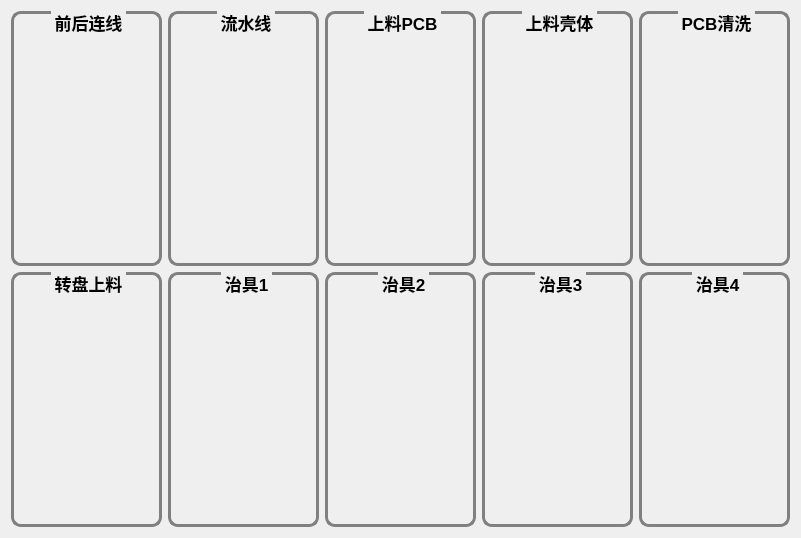
<?xml version="1.0" encoding="UTF-8"?>
<ui version="4.0">
 <class>WidgetLogAll</class>
 <widget class="QWidget" name="WidgetLogAll">
  <property name="geometry">
   <rect>
    <x>0</x>
    <y>0</y>
    <width>801</width>
    <height>538</height>
   </rect>
  </property>
  <property name="windowTitle">
   <string>Form</string>
  </property>
  <property name="styleSheet">
   <string notr="true">QGroupBox
{
	border: 3px solid gray;
	border-radius:10px;
	margin-top:5ex;
	font-family:楷体;
	font:bold 17px;
 
} 
QGroupBox::title
{
	subcontrol-origin:margin;
	subcontrol-position:top center;
	padding:1px;
}
QGroupBox::enabled{
	border: 3px solid gray;
}
QGroupBox::!enabled{
	border: 1px solid gray;
}

</string>
  </property>
  <layout class="QGridLayout" name="gridLayout">
   <item row="0" column="3">
    <widget class="QGroupBox" name="groupBox_8">
     <property name="minimumSize">
      <size>
       <width>0</width>
       <height>0</height>
      </size>
     </property>
     <property name="maximumSize">
      <size>
       <width>16777215</width>
       <height>16777215</height>
      </size>
     </property>
     <property name="styleSheet">
      <string notr="true">QGroupBox#groupBox_5
{
	border: 3px solid gray;
	border-radius:10px;
	margin-top:5ex;
	font-family:楷体;
	font:bold 17px;
 
} 
QGroupBox::title#groupBox_5
{
	subcontrol-origin:margin;
	subcontrol-position:top center;
	padding:1px;
}
QGroupBox::enabled#groupBox_5{
	border: 3px solid gray;
}
QGroupBox::!enabled #groupBox_5{
	border: 1px solid gray;
}

</string>
     </property>
     <property name="title">
      <string>上料壳体</string>
     </property>
     <layout class="QGridLayout" name="gridLayout_18" rowstretch="0,0">
      <property name="leftMargin">
       <number>0</number>
      </property>
      <property name="topMargin">
       <number>0</number>
      </property>
      <property name="rightMargin">
       <number>0</number>
      </property>
      <property name="bottomMargin">
       <number>0</number>
      </property>
      <property name="spacing">
       <number>0</number>
      </property>
      <item row="0" column="0" rowspan="2">
       <widget class="WidgetLog" name="widget_FeedHolder" native="true"/>
      </item>
     </layout>
    </widget>
   </item>
   <item row="0" column="4">
    <widget class="QGroupBox" name="groupBox_9">
     <property name="minimumSize">
      <size>
       <width>0</width>
       <height>0</height>
      </size>
     </property>
     <property name="maximumSize">
      <size>
       <width>16777215</width>
       <height>16777215</height>
      </size>
     </property>
     <property name="styleSheet">
      <string notr="true">QGroupBox#groupBox_5
{
	border: 3px solid gray;
	border-radius:10px;
	margin-top:5ex;
	font-family:楷体;
	font:bold 17px;
 
} 
QGroupBox::title#groupBox_5
{
	subcontrol-origin:margin;
	subcontrol-position:top center;
	padding:1px;
}
QGroupBox::enabled#groupBox_5{
	border: 3px solid gray;
}
QGroupBox::!enabled #groupBox_5{
	border: 1px solid gray;
}

</string>
     </property>
     <property name="title">
      <string>PCB清洗</string>
     </property>
     <layout class="QGridLayout" name="gridLayout_19" rowstretch="0,0">
      <property name="leftMargin">
       <number>0</number>
      </property>
      <property name="topMargin">
       <number>0</number>
      </property>
      <property name="rightMargin">
       <number>0</number>
      </property>
      <property name="bottomMargin">
       <number>0</number>
      </property>
      <property name="spacing">
       <number>0</number>
      </property>
      <item row="0" column="0" rowspan="2">
       <widget class="WidgetLog" name="widget_PCBClean" native="true"/>
      </item>
     </layout>
    </widget>
   </item>
   <item row="0" column="2">
    <widget class="QGroupBox" name="groupBox_7">
     <property name="minimumSize">
      <size>
       <width>0</width>
       <height>0</height>
      </size>
     </property>
     <property name="maximumSize">
      <size>
       <width>16777215</width>
       <height>16777215</height>
      </size>
     </property>
     <property name="styleSheet">
      <string notr="true">QGroupBox#groupBox_5
{
	border: 3px solid gray;
	border-radius:10px;
	margin-top:5ex;
	font-family:楷体;
	font:bold 17px;
 
} 
QGroupBox::title#groupBox_5
{
	subcontrol-origin:margin;
	subcontrol-position:top center;
	padding:1px;
}
QGroupBox::enabled#groupBox_5{
	border: 3px solid gray;
}
QGroupBox::!enabled #groupBox_5{
	border: 1px solid gray;
}

</string>
     </property>
     <property name="title">
      <string>上料PCB</string>
     </property>
     <layout class="QGridLayout" name="gridLayout_17" rowstretch="0,0">
      <property name="leftMargin">
       <number>0</number>
      </property>
      <property name="topMargin">
       <number>0</number>
      </property>
      <property name="rightMargin">
       <number>0</number>
      </property>
      <property name="bottomMargin">
       <number>0</number>
      </property>
      <property name="spacing">
       <number>0</number>
      </property>
      <item row="0" column="0" rowspan="2">
       <widget class="WidgetLog" name="widget_FeedPCB" native="true"/>
      </item>
     </layout>
    </widget>
   </item>
   <item row="1" column="2">
    <widget class="QGroupBox" name="groupBox_3">
     <property name="minimumSize">
      <size>
       <width>0</width>
       <height>0</height>
      </size>
     </property>
     <property name="maximumSize">
      <size>
       <width>16777215</width>
       <height>400</height>
      </size>
     </property>
     <property name="styleSheet">
      <string notr="true"/>
     </property>
     <property name="title">
      <string>治具2</string>
     </property>
     <layout class="QGridLayout" name="gridLayout_13" rowstretch="0,0">
      <property name="leftMargin">
       <number>0</number>
      </property>
      <property name="topMargin">
       <number>0</number>
      </property>
      <property name="rightMargin">
       <number>0</number>
      </property>
      <property name="bottomMargin">
       <number>0</number>
      </property>
      <property name="spacing">
       <number>0</number>
      </property>
      <item row="0" column="0" rowspan="2">
       <widget class="WidgetLog" name="widget_Fixture2" native="true"/>
      </item>
     </layout>
    </widget>
   </item>
   <item row="1" column="4">
    <widget class="QGroupBox" name="groupBox_6">
     <property name="minimumSize">
      <size>
       <width>0</width>
       <height>0</height>
      </size>
     </property>
     <property name="maximumSize">
      <size>
       <width>16777215</width>
       <height>400</height>
      </size>
     </property>
     <property name="styleSheet">
      <string notr="true"/>
     </property>
     <property name="title">
      <string>治具4</string>
     </property>
     <layout class="QGridLayout" name="gridLayout_16" rowstretch="0,0">
      <property name="leftMargin">
       <number>0</number>
      </property>
      <property name="topMargin">
       <number>0</number>
      </property>
      <property name="rightMargin">
       <number>0</number>
      </property>
      <property name="bottomMargin">
       <number>0</number>
      </property>
      <property name="spacing">
       <number>0</number>
      </property>
      <item row="0" column="0" rowspan="2">
       <widget class="WidgetLog" name="widget_Fixture4" native="true"/>
      </item>
     </layout>
    </widget>
   </item>
   <item row="1" column="1">
    <widget class="QGroupBox" name="groupBox_2">
     <property name="minimumSize">
      <size>
       <width>0</width>
       <height>0</height>
      </size>
     </property>
     <property name="maximumSize">
      <size>
       <width>16777215</width>
       <height>16777215</height>
      </size>
     </property>
     <property name="styleSheet">
      <string notr="true">QGroupBox#groupBox_5
{
	border: 3px solid gray;
	border-radius:10px;
	margin-top:5ex;
	font-family:楷体;
	font:bold 17px;
 
} 
QGroupBox::title#groupBox_5
{
	subcontrol-origin:margin;
	subcontrol-position:top center;
	padding:1px;
}
QGroupBox::enabled#groupBox_5{
	border: 3px solid gray;
}
QGroupBox::!enabled #groupBox_5{
	border: 1px solid gray;
}

</string>
     </property>
     <property name="title">
      <string>治具1</string>
     </property>
     <layout class="QGridLayout" name="gridLayout_12" rowstretch="0,0">
      <property name="leftMargin">
       <number>0</number>
      </property>
      <property name="topMargin">
       <number>0</number>
      </property>
      <property name="rightMargin">
       <number>0</number>
      </property>
      <property name="bottomMargin">
       <number>0</number>
      </property>
      <property name="spacing">
       <number>0</number>
      </property>
      <item row="0" column="0" rowspan="2">
       <widget class="WidgetLog" name="widget_Fixture1" native="true"/>
      </item>
     </layout>
    </widget>
   </item>
   <item row="0" column="1">
    <widget class="QGroupBox" name="groupBox_4">
     <property name="minimumSize">
      <size>
       <width>0</width>
       <height>0</height>
      </size>
     </property>
     <property name="maximumSize">
      <size>
       <width>16777215</width>
       <height>16777215</height>
      </size>
     </property>
     <property name="styleSheet">
      <string notr="true">QGroupBox#groupBox_5
{
	border: 3px solid gray;
	border-radius:10px;
	margin-top:5ex;
	font-family:楷体;
	font:bold 17px;
 
} 
QGroupBox::title#groupBox_5
{
	subcontrol-origin:margin;
	subcontrol-position:top center;
	padding:1px;
}
QGroupBox::enabled#groupBox_5{
	border: 3px solid gray;
}
QGroupBox::!enabled #groupBox_5{
	border: 1px solid gray;
}

</string>
     </property>
     <property name="title">
      <string>流水线</string>
     </property>
     <layout class="QGridLayout" name="gridLayout_14" rowstretch="0,0">
      <property name="leftMargin">
       <number>0</number>
      </property>
      <property name="topMargin">
       <number>0</number>
      </property>
      <property name="rightMargin">
       <number>0</number>
      </property>
      <property name="bottomMargin">
       <number>0</number>
      </property>
      <property name="spacing">
       <number>0</number>
      </property>
      <item row="0" column="0" rowspan="2">
       <widget class="WidgetLog" name="widget_PipeLine" native="true"/>
      </item>
     </layout>
    </widget>
   </item>
   <item row="1" column="3">
    <widget class="QGroupBox" name="groupBox_5">
     <property name="minimumSize">
      <size>
       <width>0</width>
       <height>0</height>
      </size>
     </property>
     <property name="maximumSize">
      <size>
       <width>16777215</width>
       <height>400</height>
      </size>
     </property>
     <property name="styleSheet">
      <string notr="true"/>
     </property>
     <property name="title">
      <string>治具3</string>
     </property>
     <layout class="QGridLayout" name="gridLayout_15" rowstretch="0,0">
      <property name="leftMargin">
       <number>0</number>
      </property>
      <property name="topMargin">
       <number>0</number>
      </property>
      <property name="rightMargin">
       <number>0</number>
      </property>
      <property name="bottomMargin">
       <number>0</number>
      </property>
      <property name="spacing">
       <number>0</number>
      </property>
      <item row="0" column="0" rowspan="2">
       <widget class="WidgetLog" name="widget_Fixture3" native="true"/>
      </item>
     </layout>
    </widget>
   </item>
   <item row="0" column="0">
    <widget class="QGroupBox" name="groupBox_10">
     <property name="minimumSize">
      <size>
       <width>0</width>
       <height>0</height>
      </size>
     </property>
     <property name="maximumSize">
      <size>
       <width>16777215</width>
       <height>16777215</height>
      </size>
     </property>
     <property name="styleSheet">
      <string notr="true">QGroupBox#groupBox_5
{
	border: 3px solid gray;
	border-radius:10px;
	margin-top:5ex;
	font-family:楷体;
	font:bold 17px;
 
} 
QGroupBox::title#groupBox_5
{
	subcontrol-origin:margin;
	subcontrol-position:top center;
	padding:1px;
}
QGroupBox::enabled#groupBox_5{
	border: 3px solid gray;
}
QGroupBox::!enabled #groupBox_5{
	border: 1px solid gray;
}

</string>
     </property>
     <property name="title">
      <string>前后连线</string>
     </property>
     <layout class="QGridLayout" name="gridLayout_20" rowstretch="0,0">
      <property name="leftMargin">
       <number>0</number>
      </property>
      <property name="topMargin">
       <number>0</number>
      </property>
      <property name="rightMargin">
       <number>0</number>
      </property>
      <property name="bottomMargin">
       <number>0</number>
      </property>
      <property name="spacing">
       <number>0</number>
      </property>
      <item row="0" column="0" rowspan="2">
       <widget class="WidgetLog" name="widget_PipeLineOnline" native="true"/>
      </item>
     </layout>
    </widget>
   </item>
   <item row="1" column="0">
    <widget class="QGroupBox" name="groupBox_11">
     <property name="minimumSize">
      <size>
       <width>0</width>
       <height>0</height>
      </size>
     </property>
     <property name="maximumSize">
      <size>
       <width>16777215</width>
       <height>16777215</height>
      </size>
     </property>
     <property name="styleSheet">
      <string notr="true">QGroupBox#groupBox_5
{
	border: 3px solid gray;
	border-radius:10px;
	margin-top:5ex;
	font-family:楷体;
	font:bold 17px;
 
} 
QGroupBox::title#groupBox_5
{
	subcontrol-origin:margin;
	subcontrol-position:top center;
	padding:1px;
}
QGroupBox::enabled#groupBox_5{
	border: 3px solid gray;
}
QGroupBox::!enabled #groupBox_5{
	border: 1px solid gray;
}

</string>
     </property>
     <property name="title">
      <string>转盘上料</string>
     </property>
     <layout class="QGridLayout" name="gridLayout_21" rowstretch="0,0">
      <property name="leftMargin">
       <number>0</number>
      </property>
      <property name="topMargin">
       <number>0</number>
      </property>
      <property name="rightMargin">
       <number>0</number>
      </property>
      <property name="bottomMargin">
       <number>0</number>
      </property>
      <property name="spacing">
       <number>0</number>
      </property>
      <item row="0" column="0" rowspan="2">
       <widget class="WidgetLog" name="widget_TurntableGrab" native="true"/>
      </item>
     </layout>
    </widget>
   </item>
  </layout>
 </widget>
 <customwidgets>
  <customwidget>
   <class>WidgetLog</class>
   <extends>QWidget</extends>
   <header>../Common/WidgetLog.h</header>
   <container>1</container>
  </customwidget>
 </customwidgets>
 <resources/>
 <connections/>
</ui>
